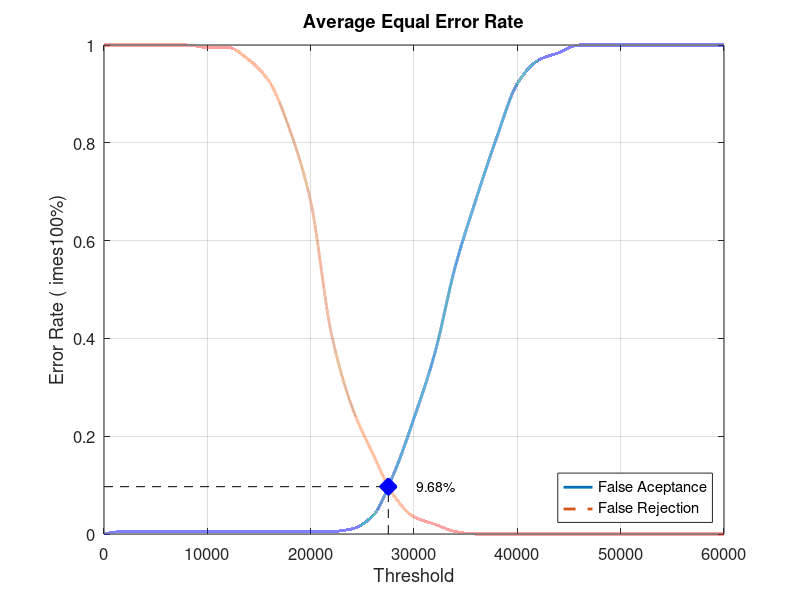
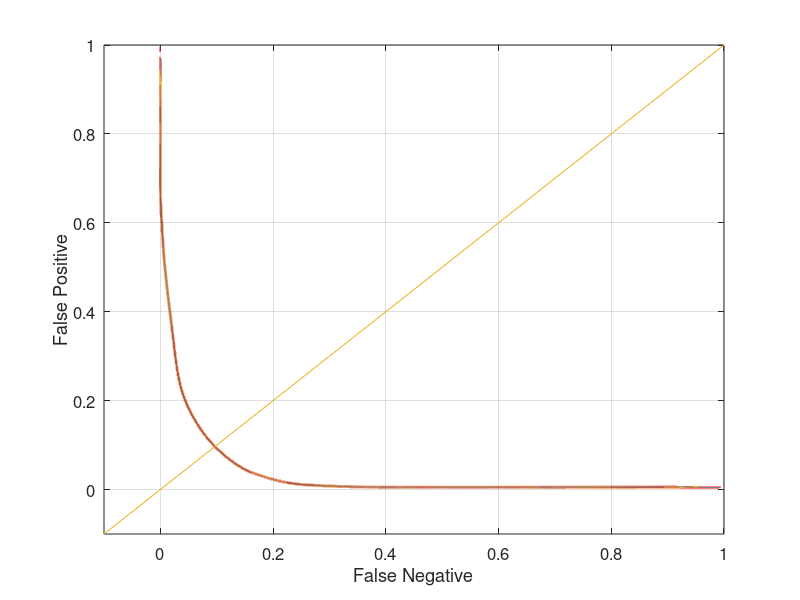

Here is the MATLAB script that generated these plots, in order:
close all;
clear;
clc;
x = 0:2000:60000;
xq = 0:0.5:60000;

y0 = [0 0.00526316 0.00526316 0.00526316 0.00526316 0.00526316 0.00526316 0.00526316 0.00526316 0.00526316 0.00526316 0.00526316 0.0105263 0.0368421 0.121053 0.236842 0.368421 0.547368 0.684211 0.810526 0.921053 0.968421 0.984211 1 1 1 1 1 1 1 1]
yy0 = interp1(x, y0, xq, 'pchip');
y1 = [1 1 1 1 1 0.995 0.995 0.97 0.925 0.825 0.68 0.41 0.26 0.165 0.08 0.035 0.02 0.005 0 0 0 0 0 0 0 0 0 0 0 0 0]
yy1 = interp1(x, y1, xq, 'pchip');

% Calculating EER: 
y2 = abs(y0 - y1);
find(y2 == min(y2))
yy2 = abs(yy0 - yy1);
xEER = find(yy2 == min(yy2));
xEERIndex = xq(xEER) % X-axis EER
yEER = yy0(xEER) % Y-axis EER

main = figure
plot(xq, yy0,'-','LineWidth', 2);	hold on
plot(xq, yy1,'--','LineWidth', 2);	hold on
plot([xEERIndex xEERIndex], [0 yEER], 'k--');	hold on
plot([0 xEERIndex], [yEER yEER], 'k--');	hold on
plot(xEERIndex, yEER, 'bx', 'LineWidth', 10);	hold on
text(xEERIndex + 10 * xEERIndex / 100, yEER, [num2str(round((10000 * yEER)) / 100) '%'])
legend('False Aceptance', 'False Rejection', 'Location', 'SouthEast')
xlabel('Threshold')
ylabel('Error Rate (	imes100%)')
title('Average Equal Error Rate')
set(gca, 'FontSize', 12)
axis([0 60000 0 1])
grid on

print(main, 'Database5_1Main', '-dpng');
FNRxFPR = figure('Color', [1 1 1]);
plot(yy1, yy0, '-', yy1, yy0, 'LineWidth', 2);
hold on
y = -0.1:0.1:1
plot(y, y); 
set(gca, 'FontSize', 12)
xlabel('False Negative')
ylabel('False Positive')
axis([-0.1 1 -0.1 1])
set(gca, 'FontSize', 12)
grid on

print(FNRxFPR, 'Database5_1FNRxFPR','-dpng');
